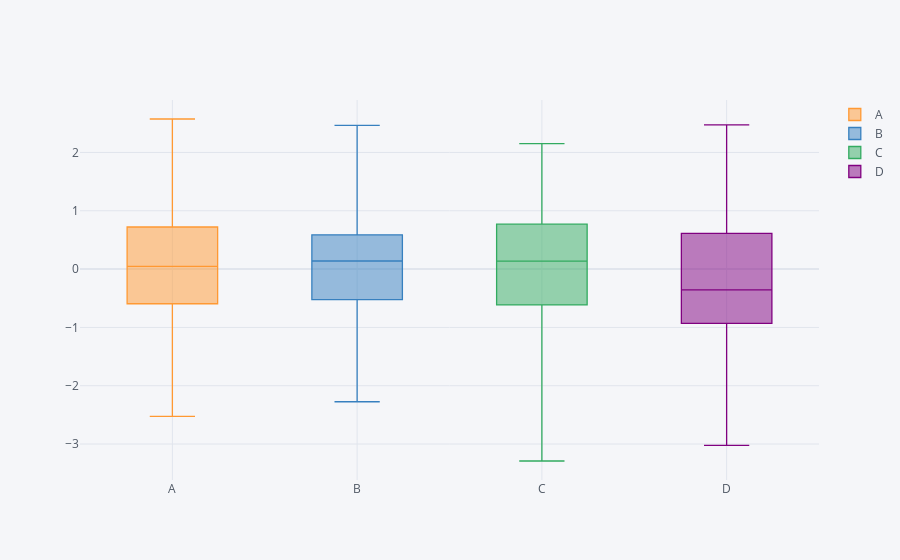

The code cell stored with this chart in its notebook:
### Markdown cell above
## Boxplots

### Code cell
# Practice

df.iplot(kind='box')
